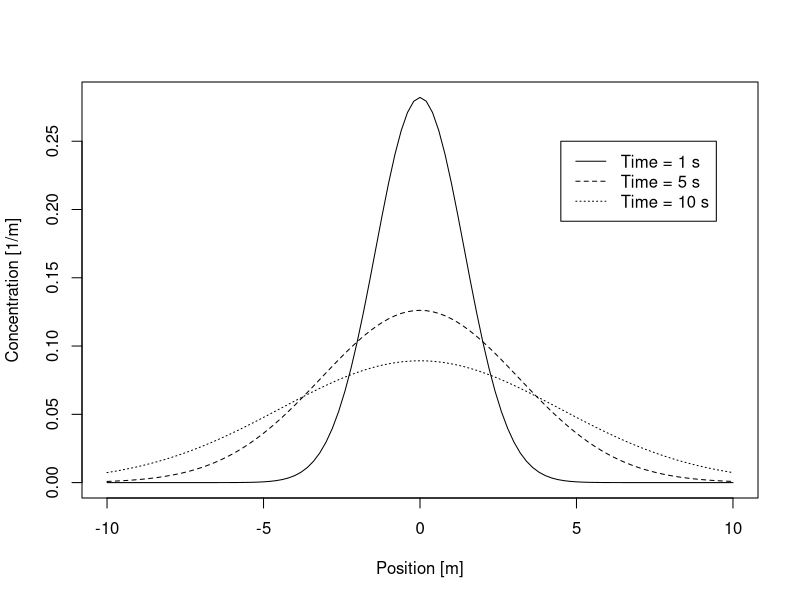

R code for this plot:
### Illustration of Gaussian bell attenuated by diffusion


pdf(file="figGauss.pdf",width=7,height=4)

D <- 1                 ## Diffusivity 
tvec <- c(1,5,10)      ## Vector of time points 

xmin <- -10            ## Plotting window
xmax <- -xmin

ltys <- c("solid","dashed","dotted")

## Plot p.d.f. at the first time point
plot(function(x)dnorm(x,sd=sqrt(2*D*tvec[1])),from=xmin,to=xmax,
     xlab="Position [m]",lty=ltys[1],ylab="Concentration [1/m]")

## Add curves for the remaining time points
for(i in 2:length(tvec))
  plot(function(x)dnorm(x,sd=sqrt(2*D*tvec[i])),lty=ltys[i],
       from=xmin,to=xmax,add=TRUE)


legend(4.5,0.25,legend=paste("Time =",tvec,"s"),lty=ltys)

dev.off()
